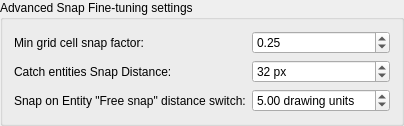
        <widget class="QGroupBox" name="groupBox_25">
         <property name="title">
          <string>Advanced Snap Fine-tuning settings</string>
         </property>
         <layout class="QGridLayout" name="gridLayout_48">
          <item row="1" column="2">
           <widget class="QSpinBox" name="sbCatchEntitySnapDistance">
            <property name="toolTip">
             <string>Distance in screen coordinates that is used for catching entities </string>
            </property>
            <property name="suffix">
             <string> px</string>
            </property>
            <property name="value">
             <number>32</number>
            </property>
           </widget>
          </item>
          <item row="1" column="1">
           <widget class="QLabel" name="label_35">
            <property name="toolTip">
             <string>Snap distance (in pixels) for catching entities.</string>
            </property>
            <property name="text">
             <string>Catch entities Snap Distance:</string>
            </property>
           </widget>
          </item>
          <item row="0" column="2">
           <widget class="QDoubleSpinBox" name="sbMinGridCellSnapFactor">
            <property name="toolTip">
             <string>Grid cell factor used for snap to grid.</string>
            </property>
            <property name="maximum">
             <double>1.000000000000000</double>
            </property>
            <property name="singleStep">
             <double>0.010000000000000</double>
            </property>
            <property name="value">
             <double>0.250000000000000</double>
            </property>
           </widget>
          </item>
          <item row="0" column="1">
           <widget class="QLabel" name="label_34">
            <property name="text">
             <string>Min grid cell snap factor:</string>
            </property>
           </widget>
          </item>
          <item row="2" column="1">
           <widget class="QLabel" name="label_36">
            <property name="text">
             <string>Snap on Entity &quot;Free snap&quot; distance switch:</string>
            </property>
           </widget>
          </item>
          <item row="2" column="2">
           <widget class="QDoubleSpinBox" name="sbFreeSnapSwitchDistance">
            <property name="toolTip">
             <string>Snap on entity will be invoked if it is enabled and the distance between mouse and snapped point is larger than specified value.</string>
            </property>
            <property name="suffix">
             <string> drawing units</string>
            </property>
            <property name="maximum">
             <double>100.000000000000000</double>
            </property>
            <property name="singleStep">
             <double>0.010000000000000</double>
            </property>
            <property name="value">
             <double>5.000000000000000</double>
            </property>
           </widget>
          </item>
         </layout>
        </widget>
